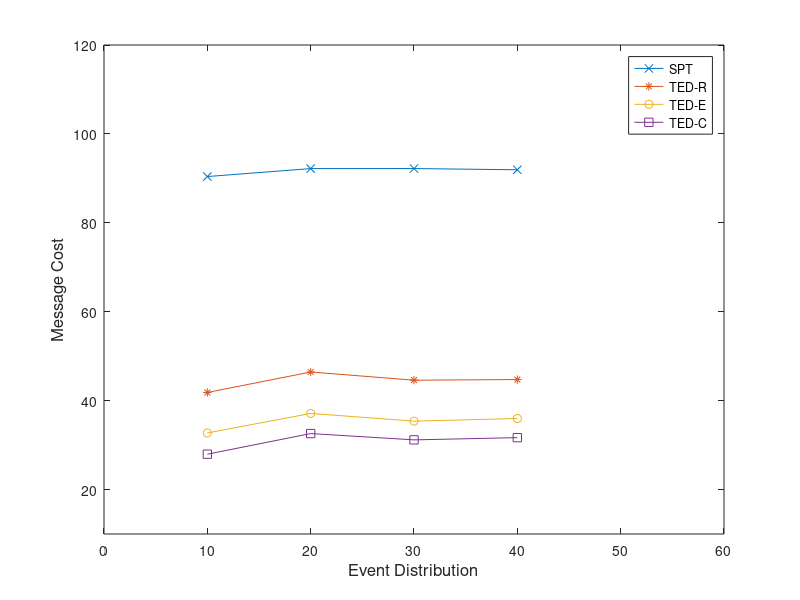

Write the MATLAB code that produced this figure.
x=[10 20 30 40]
y=[90.411 92.2 92.207 91.932]
y1=[41.837 46.44 44.603 44.74]
y2=[32.732 37.121 35.389 35.982]
y3=[27.952 32.594 31.175 31.676]
plot(x, y, '-x', x, y1, '-*', x, y2, '-o', x, y3, '-s')
axis([0 60 10 120])
xlabel('Event Distribution', 'fontsize',12)
ylabel('Message Cost','fontsize',12)
legend('SPT', 'TED-R', 'TED-E', 'TED-C')
%set(h, 'Box', 'on')
